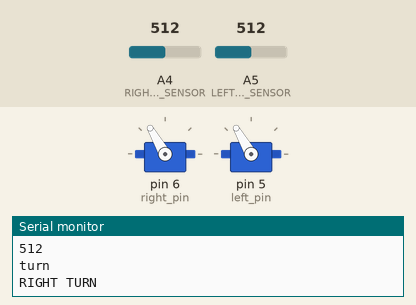
This sketch was run on a simulated Arduino Uno, built with avr-gcc and run on an emulated ATmega328P. On the bench: 2 × servo, the last lines printed to the serial monitor. The test bench sets the inputs (shaded band); at power-on: A4 (RIGHT_LINE_SENSOR) = 512, A5 (LEFT_LINE_SENSOR) = 512.

Above: at 2.0 s.
2.1 s: A4 (RIGHT_LINE_SENSOR) set to 638
6.6 s: A4 (RIGHT_LINE_SENSOR) set to 663
At 8.1 s:
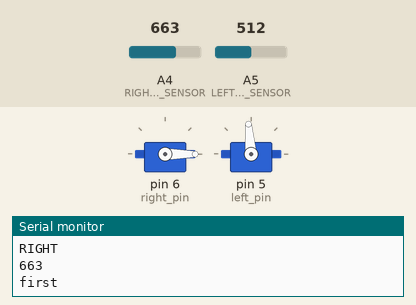
8.7 s: A5 (LEFT_LINE_SENSOR) set to 635
10.4 s: A5 (LEFT_LINE_SENSOR) set to 660
At 11.4 s:
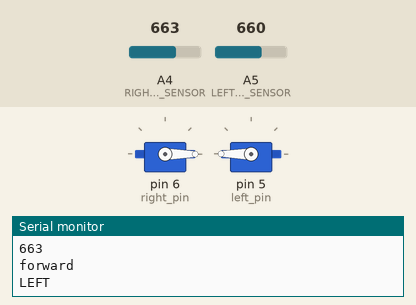
12.1 s: A4 (RIGHT_LINE_SENSOR) set to 640
At 12.6 s:
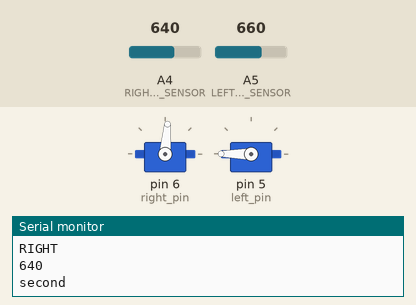
13.8 s: A4 (RIGHT_LINE_SENSOR) set to 660
At 14.1 s:
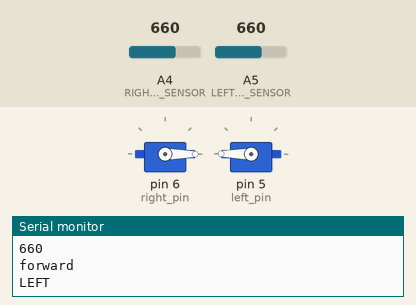
Timing chart, 0 to 16.5 s (numbered marks = the images above; inputs shaded):
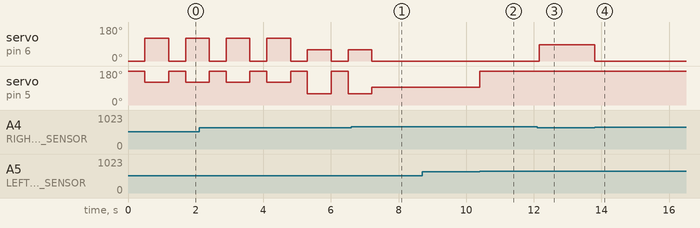

Measured:
- the behaviour switches between 649 and 650 on A4 (RIGHT_LINE_SENSOR) (found by bisection; images 0 and 1)
- the behaviour switches between 649 and 650 on A5 (LEFT_LINE_SENSOR) (found by bisection; images 1 and 2)
- after the input at 6.6 s, servo on pin 6 (right_pin): goes on until 7.2 s, then stays 0°
- after the input at 8.7 s, every drawn part: stays the same
- after the input at 10.4 s, servo on pin 5 (left_pin): 95° → 180° at once
- after the input at 12.1 s, servo on pin 6 (right_pin): 0° → 85° after 0.06 s
- after the input at 13.8 s, servo on pin 6 (right_pin): 85° → 0° at once

The sketch:

navigate_figure_eight.ino
```cpp
// Program to allow the robot to trace a white line

#include <Servo.h>

Servo left;
Servo right;
int right_pin = 6;
int left_pin = 5;

int LEFT_LINE_SENSOR = A5;
int RIGHT_LINE_SENSOR = A4;

int count = 0;

// this integer is the boundary between "white" and "not white"
int threshold = 650;

int left_sensor_value = 0;
int right_sensor_value = 0;

void slightRight() {
  left.write(180);
  right.write(85);
}

void slightLeft() {
  left.write(95);
  right.write(0);
}

void rotateLeft() {
  left.write(60);
  right.write(60);
}

void rotateRight() {
  left.write(120);
  right.write(120);
}

void moveForward() {
  left.write(180);
  right.write(0);
}

void halt() {
  left.write(90);
  right.write(90);
}

void stopOnWhite() {
  if (analogRead(LEFT_LINE_SENSOR) < threshold && analogRead(RIGHT_LINE_SENSOR) < threshold) {
    halt();
  } else {
    moveForward();
  }
}


void rightTurn() {
}

void leftTurn(){
}

void figureEight() {
  left_sensor_value = analogRead(LEFT_LINE_SENSOR);
  right_sensor_value = analogRead(RIGHT_LINE_SENSOR);
  Serial.println("LEFT");
  Serial.println(left_sensor_value);
  Serial.println("RIGHT");
  Serial.println(right_sensor_value);
  //Serial.println("out");
  //if both sensors on white
  if (left_sensor_value < threshold && right_sensor_value < threshold) {
    Serial.println("turn");

    moveForward();
    delay(500);

    // both sensors detect white
    if (count == 8) {
    // zero out count
      count=0;
    }
    if (count < 4) {
    // right turn rotate
      Serial.println("RIGHT TURN");

      rotateRight();
      delay(700);

      /*
      while (right_sensor_value > threshold) {
        right_sensor_value = analogRead(RIGHT_LINE_SENSOR);
        rotateRight();
      }
      while (left_sensor_value > threshold) {
        left_sensor_value = analogRead(LEFT_LINE_SENSOR);
        rotateRight();
      }*/
      count++;
    } else {
    // left turn rotate
      Serial.println("LEFT TURN");

      rotateLeft();
      delay(700);

      /*
      while (left_sensor_value > threshold) {
        left_sensor_value = analogRead(LEFT_LINE_SENSOR);
        rotateLeft();
      }
      while (right_sensor_value > threshold) {
        right_sensor_value = analogRead(RIGHT_LINE_SENSOR);
        rotateLeft();
      } */
      count++;
    }
    Serial.println("COUNT");
    Serial.println(count);
  }

  //left on white, right on black
  else if (left_sensor_value < threshold && right_sensor_value >= threshold) {
    Serial.println("first");
    // left detects white, right detects black
    while (left_sensor_value < threshold) {
      slightLeft();
      left_sensor_value = analogRead(LEFT_LINE_SENSOR);
    }
  }

  //right on white, left on black
  else if (left_sensor_value >= threshold && right_sensor_value < threshold) {
    Serial.println("second");
    // left detects black, right detects white
    while (right_sensor_value < threshold) {
      slightRight();
      right_sensor_value = analogRead(RIGHT_LINE_SENSOR);
    }
  }

  else if (left_sensor_value >= threshold && right_sensor_value >= threshold) {
    // both sensors detect black
    Serial.println("forward");
    moveForward();
  }
}

void setup() {
  // put your setup code here, to run once:
  pinMode(LEFT_LINE_SENSOR, INPUT);
  pinMode(RIGHT_LINE_SENSOR, INPUT);
  Serial.begin(9600);
  right.attach(right_pin);
  left.attach(left_pin);
}

void loop() {
  // put your main code here, to run repeatedly:
  //left_sensor_value = analogRead(LEFT_LINE_SENSOR);
  //right_sensor_value = analogRead(RIGHT_LINE_SENSOR);
  //rightTurn();
  //moveForward();
  //stopOnWhite();
  figureEight();
}
```
